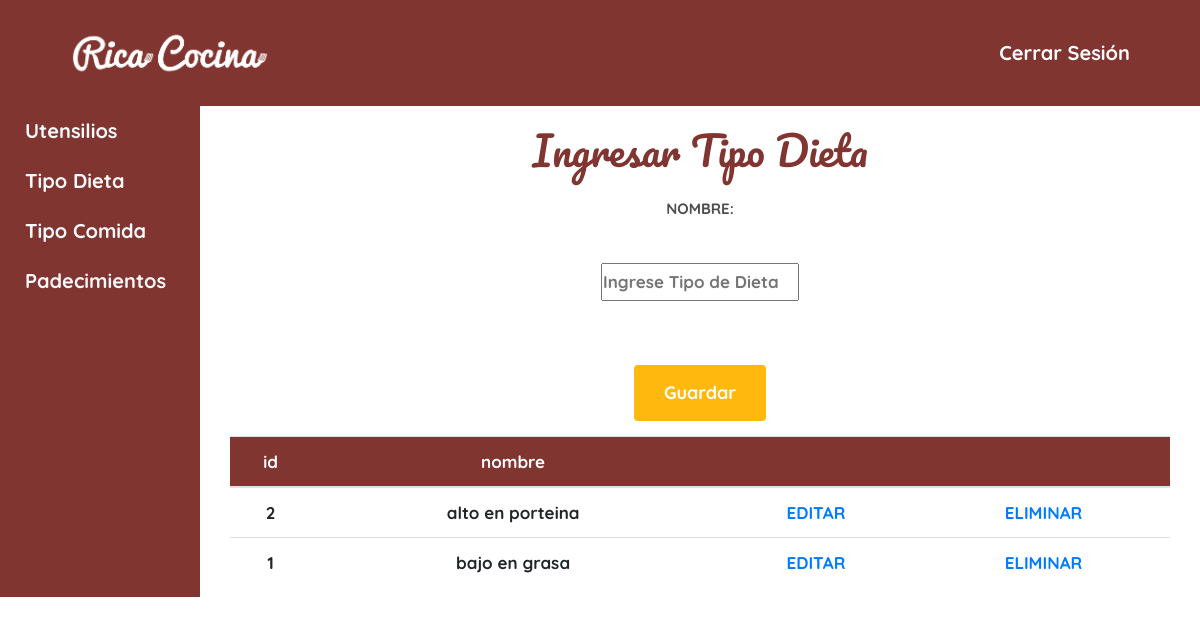
/admin/tipodieta/form_tipodieta.php (signed in), run on the app's committed database.
### tables this page shows
CREATE TABLE `tbltipodieta` (
  `tipodietaid` int(11) NOT NULL,
  `nombre` varchar(45) NOT NULL
);

### admin/tipodieta/form_tipodieta.php (the view, shortened to what this page needs)
<?php
    include '../conexion.php';
?>
<!DOCTYPE html>
<html lang="en">
<head>
    <link rel="stylesheet" href="https://stackpath.bootstrapcdn.com/bootstrap/4.5.2/css/bootstrap.min.css">
    <link rel="stylesheet" type="text/css" href="../css/style.css">
    <link rel="stylesheet" type="text/css" href="../css/styles1.css">
</head>
<body>
    <header class="site-header" id="nav">
        <div class="container contenido-header">
            <nav class="navbar navbar-expand-lg navbar-light navegacion">
                <div class="col-sm-4">
                    <a class="navbar-brand" href="../../index.php">
                        <img src="../../img/logo-rica-cociona3.png" class="logo" alt="Logotipo de Rica Cocina">
                    </a>
                </div>
                <div class="col-sm-8">
                    <div class="collapse navbar-collapse" id="navbarNavAltMarkup">
                        <div class="navbar-nav ml-auto">
                            <a href="../../vistas/login/config/cerrar_sesion.php">Cerrar Sesión</a>
                        </div>
                    </div>
                </div>
            </nav>
        </div>
    </header>
    <div class="row">
        <nav class="col-2" id="nav">
            <ul class="nav flex-column">
                <li class="nav-item">
                    <a class="nav-link text-light" href="../Utensilios/form-utensilios.php">Utensilios</a>
                </li>
                <li class="nav-item">
                    <a class="nav-link text-light" href="form_tipodieta.php">Tipo Dieta</a>
                </li>
                <li class="nav-item">
                    <a class="nav-link text-light" href="../TipoComida/form_TipoComida.php">Tipo Comida</a>
                </li>
                <li class="nav-item">
                    <a class="nav-link text-light" href="../Padecimiento/form_padecimiento.php">Padecimientos</a>
                </li>
            </ul>
        </nav>
        <main class="col-10">
            <div class="container text-center mt-4">
                <div>
                    <h1>Ingresar Tipo Dieta</h1>
                </div>
                <div>
                    <form action="insertar_tipodieta.php" name="add_form" method="post">
                        <label>Nombre:</label><br>
                        <input type="text" name="nombre" id="txt_tipodieta" placeholder="Ingrese Tipo de Dieta"><br><br>
                        <button type="button" onclick="validarformulario2();" class="boton boton-amarillo">Guardar</button>
                    </form>
                </div>
                <div class="mt-4">
                    <table class="table table-hover">
                        <thead class="thead">
                            <th>id</th>
                            <th>nombre</th>
                            <th></th>
                            <th></th>
                        </thead>
                        <?php
                        $sel = $conn ->query("SELECT * FROM tbltipodieta ");
                        while ($fila = $sel -> fetch_assoc()) {
                        ?>
                        <tr>
                            <td><?php echo $fila['tipodietaid'] ?></td>
                            <td><?php echo $fila['nombre'] ?></td>
                            <td><a href="frm_actu_tipodieta.php?tipodietaid=<?php echo $fila['tipodietaid'] ?>">EDITAR</a></td>
                            <td><a href="eliminar_tipodieta.php?tipodietaid=<?php echo $fila['tipodietaid'] ?>">ELIMINAR</a></td>
                        </tr>
                        <?php } ?>
                    </table>
                </div>
            </div>
        </main>
    </div>
</body>
</html>

### admin/css/style.css (style rules this page uses)
html { box-sizing: border-box; font-size: 62.5%; }
* { max-width: 100%; }
header img { width: 20rem; margin: 2rem; margin-left: 0; }
body { font-family: 'Quicksand', sans-serif; font-size: 1.7rem; line-height: 2; }
label { font-weight: 700; font-size: 1.5rem; text-transform: uppercase; display: block; color: #4d4d4d; }
h1 { font-family: 'Pacifico', cursive; color: #813531; font-size: 4rem; margin-bottom: 2rem; margin-top: 2rem; }
.nav-item { margin-left: 0; font-family: 'Quicksand', sans-serif; color: #FFFFFF; font-size: 2rem; }
.thead { background-color: #813531; }
th { margin-left: 0; font-family: 'Quicksand', sans-serif; color: #FFFFFF; }
#nav { background-color: #813531; }
.boton { color: #ffffff; font-weight: 700; text-decoration: none; font-size: 1.8rem; padding: 1rem 3rem; margin-top: 3rem; display: inline-block; text-align: center; border: none; border-radius: .4rem; }
.boton-amarillo { background-color: #ffb80e; }

### admin/css/styles1.css (style rules this page uses)
html { font-size: 62.5%; }
* { margin: 0; padding: 0; max-width: 100%; font-family: 'Quicksand', sans-serif; font-weight: 700; }
.row { margin: 0; }
h1, h2, h3 { font-family: 'Pacifico', cursive; }
.contenido-header { height: 100%; display: flex; flex-direction: column; justify-content: space-between; }
.logo { width: 20rem; margin: 2rem 0; }
.navegacion a { color: white; text-decoration: none; font-size: 2rem; }
#nav { background-color: #813531; }

### data on the page
tbltipodieta: tipodietaid "2", nombre "alto en porteina"
tbltipodieta: tipodietaid "1", nombre "bajo en grasa"
